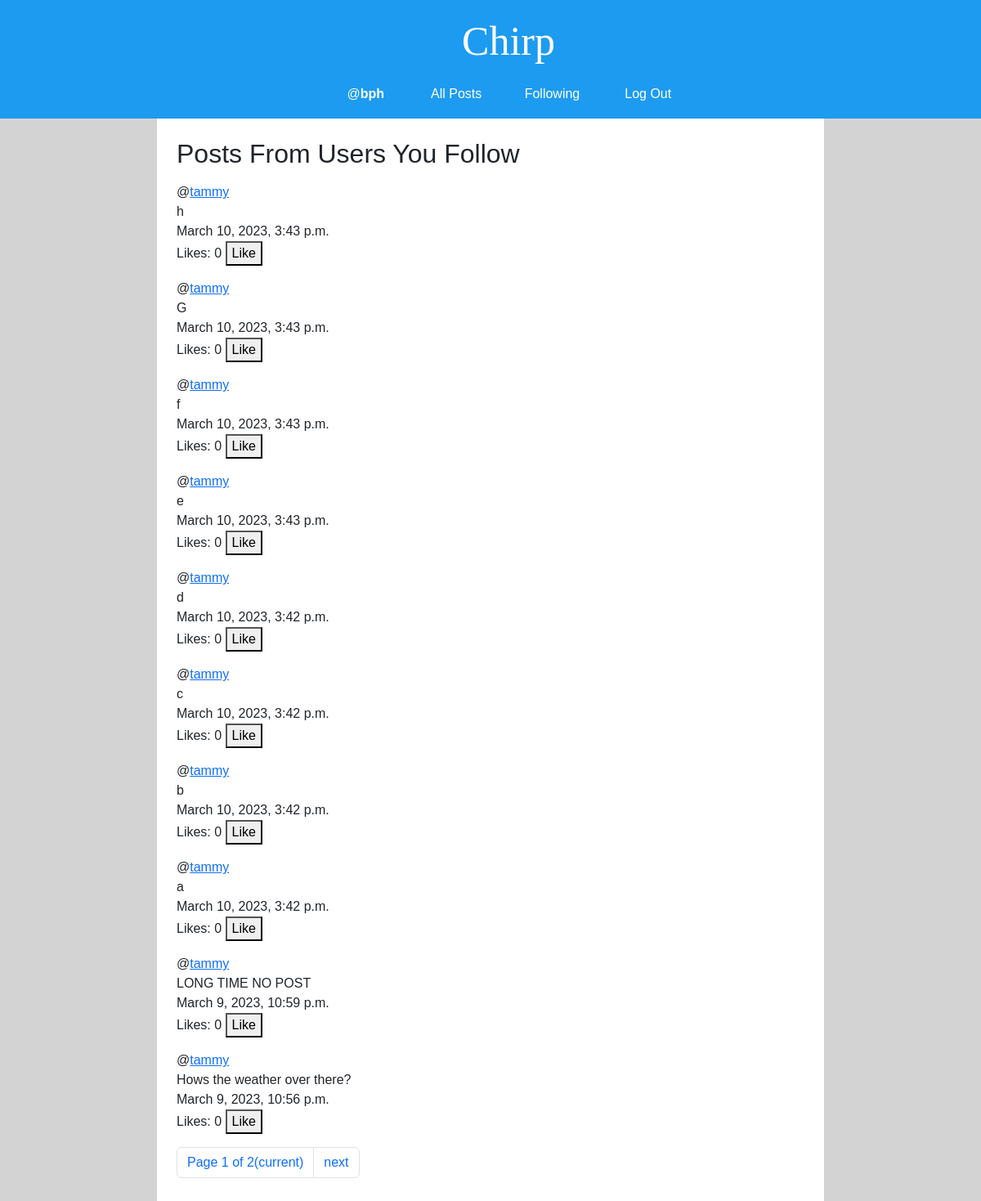
Page /following (signed in) on the committed database.
### network/models.py (models this page shows, shortened)
class User(AbstractUser):
    pass

class Post(models.Model):
    author = models.ForeignKey('User', on_delete=models.CASCADE, related_name="+")
    content = models.TextField(max_length=280, verbose_name='')
    like_count = models.PositiveIntegerField(default=0)                            # REMOVE
    datetime = models.DateTimeField(auto_now_add=True)
    def likes(self):
        return self.like_objs.count()
    def users_liked(self):
        users = [like_obj.user for like_obj in self.like_objs.all()]
        return users

### network/views.py (the view)
# urls.py: path("following", views.following, name="following"),
def following(request):
    if not request.user.is_authenticated:
        return HttpResponse(error_message["login_to_view_following"])
    follow_objs_qset = request.user.following.all()
    followed_user_objs = [obj.followed for obj in follow_objs_qset]
    post_list = Post.objects.filter(author__in=followed_user_objs).order_by("-datetime")
    paginator = Paginator(post_list, 10)
    page_number = request.GET.get('page')
    page_obj = paginator.get_page(page_number)
    return render(request, "network/following.html", {
        "page_obj": page_obj,
    })

### network/templates/network/following.html (shortened to what this page needs)
{% extends "network/layout.html" %}
{% load static %}
{% block body %}
<h2>Posts From Users You Follow</h2>
{% include "network/post-pagination.html" with page_obj=page_obj %}
{% endblock %}

### network/templates/network/layout.html (shortened to what this page needs)
{% load static %}
<!DOCTYPE html>
<html lang="en">
    <head>
        <link href="https://cdn.jsdelivr.net/npm/bootstrap@5.2.3/dist/css/bootstrap.min.css" rel="stylesheet">
        <link href="{% static 'network/styles.css' %}" rel="stylesheet">
    </head>
    <body>
        <nav class="navbar navbar-expand-lg nav-justified">
            <a class="navbar-brand" href="#">Chirp</a>
            <div>
              <ul class="navbar-nav">
                {% if user.is_authenticated %}
                    <li class="nav-item">
                        <a class="nav-link" href="#">@<strong id="username">{{ user.username }}</strong></a>
                    </li>
                {% endif %}
                <li class="nav-item">
                  <a class="nav-link" href="{% url 'index' %}">All Posts</a>
                </li>
                {% if user.is_authenticated %}
                    <li class="nav-item">
                        <a class="nav-link" href="{% url 'following' %}">Following</a>
                    </li>
                    <li class="nav-item nav-access">
                        <a class="nav-link" href="{% url 'logout' %}">Log Out</a>
                    </li>
                {% endif %}
              </ul>
            </div>
        </nav>
        <div class="containter row">
            <div class="col-md-2"></div>
            <div class="body col-md-8 p-4">
                {% block body %}
                {% endblock %}
            </div>
            <div class="col-md-2"></div>
        </div>
    </body>
</html>

### network/templates/network/post-pagination.html (shortened to what this page needs)
<div class="post-group">
    {% for post in page_obj %}
        <p class="post">
            <div class="post-author" id="postAuthor_{{ post.id }}">@<a href="{% url 'profile' post.author.username %}">{{post.author}}</a></div>
            <div class="post-content-container" id="postContentContainer_{{ post.id }}">
                <div class="post-content" id="postContent_{{ post.id }}" style="display: block">{{post.content}}</div>
            </div>
            <div class="post-datetime" id="postDatetime_{{ post.id }}">{{post.datetime}}</div>
            <div>
                Likes: <span class="like-count" id="likeCount_{{ post.id }}">{{ post.likes }}</span>
                {% if user not in post.users_liked and user.is_authenticated %}
                    <button class="like-unlike-button" id="{{ post.id }}">Like</button>
                {% elif user in post.users_liked and user.is_authenticated %}
                    <button class="like-unlike-button" id="{{ post.id }}">Unlike</button>
                {% else %}
                    <button class="like-unlike-button" id="{{ post.id }}" disabled>Like</button>
                {% endif %}
            </div>
        </p>
    {% empty %}
        <span>So empty... need more posts...</span>
    {% endfor %}
    <nav >
        <ul class="pagination">
            <li class="page-item current">
                <a class="page-link">Page {{ page_obj.number }} of {{ page_obj.paginator.num_pages }}<span class="sr-only">(current)</span></a>
            </li>
            {% if page_obj.has_next %}
                <li class="page-item next"><a class="page-link" href="?page={{ page_obj.next_page_number }}">next</a></li>
            {% endif %}
        </ul>
    </nav>
</div>

### network/static/network/styles.css (style rules this page uses)
body { background-color: lightgray; font-family: "Varela", sans-serif; }
.navbar-brand { font-family: "Brush Script MT", cursive; color: white; font-size: 50px; margin-left: 60px; }
.navbar { background-color: rgb(29, 155, 240); flex-direction: column; }
.nav-link { color: white; margin: 2px 20px; font-family: unset; }
.body { background-color: white; }

### rows in the picture
User: username "bph"
Post: author "tammy", content "h", datetime "March 10, 2023, 3:43 p.m.", likes "0"
Post: author "tammy", content "G", datetime "March 10, 2023, 3:43 p.m.", likes "0"
Post: author "tammy", content "f", datetime "March 10, 2023, 3:43 p.m.", likes "0"
Post: author "tammy", content "e", datetime "March 10, 2023, 3:43 p.m.", likes "0"
Post: author "tammy", content "d", datetime "March 10, 2023, 3:42 p.m.", likes "0"
Post: author "tammy", content "c", datetime "March 10, 2023, 3:42 p.m.", likes "0"
Post: author "tammy", content "b", datetime "March 10, 2023, 3:42 p.m.", likes "0"
Post: author "tammy", content "a", datetime "March 10, 2023, 3:42 p.m.", likes "0"
Post: author "tammy", content "LONG TIME NO POST", datetime "March 9, 2023, 10:59 p.m.", likes "0"
Post: author "tammy", content "Hows the weather over there?", datetime "March 9, 2023, 10:56 p.m.", likes "0"

### other values in the picture
{{ page_obj.number }} "1"
{{ page_obj.paginator.num_pages }} "2"
